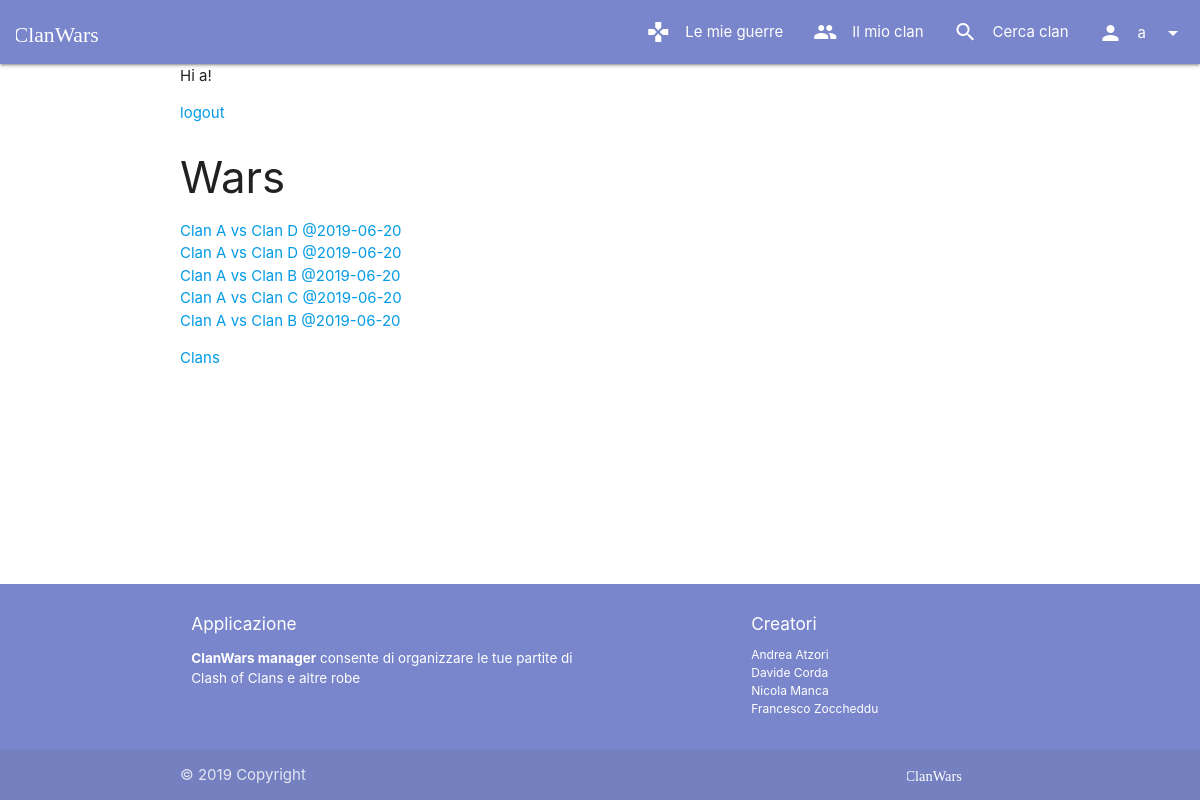
Page / (signed in) on the earlier database version.
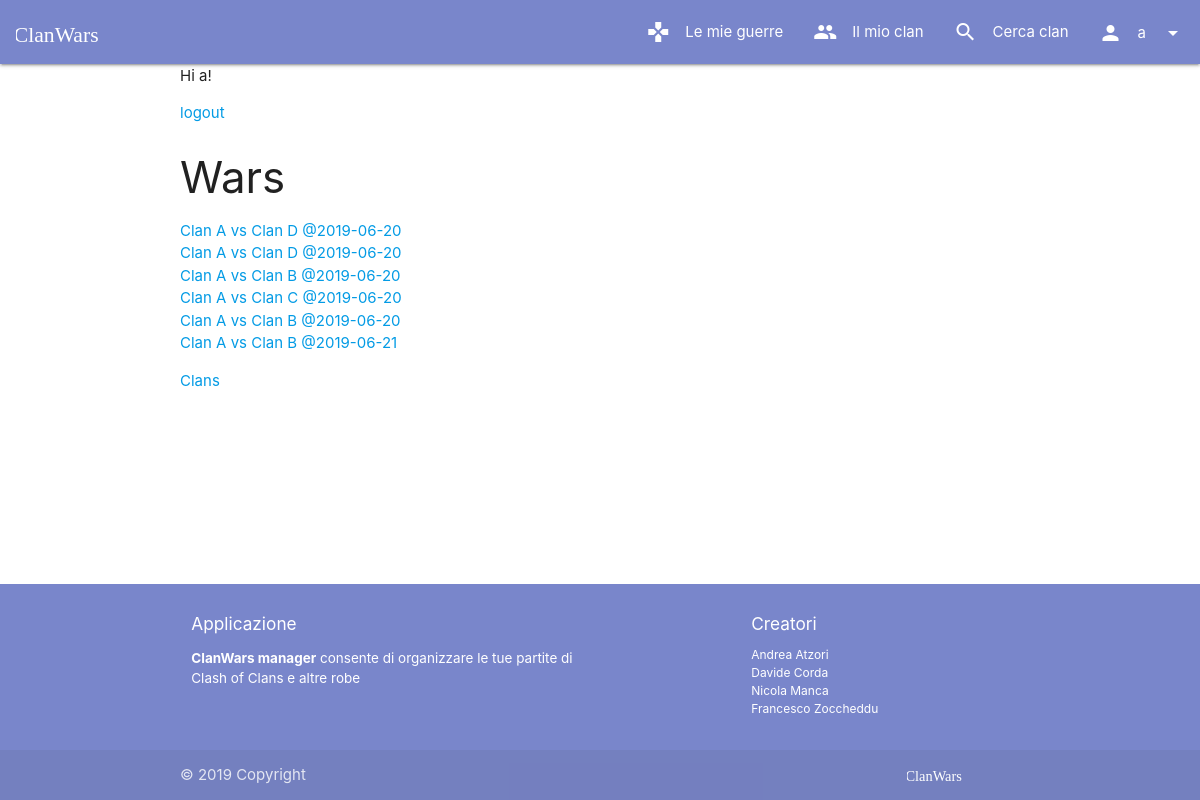
Same page on the later database version.
### manager/models.py (models this page shows, shortened)
class War(models.Model):
    allyClan = models.ForeignKey(Clan, on_delete=models.CASCADE, related_name="wars")
    enemyClanName = models.TextField(max_length=30)
    date = models.DateField()
    def get_absolute_url(self):
        return reverse("wars_details", kwargs={'pk': self.pk})
    def __str__(self):
        return f"{self.allyClan.name} vs {self.enemyClanName} @{self.date}"

class Clan(models.Model):
    name = models.CharField(max_length=30)
    clanMaster = models.OneToOneField(User, on_delete=models.CASCADE, related_name="+")
    maxMembers = models.PositiveSmallIntegerField(default=20, validators=[MinValueValidator(1), MaxValueValidator(50)])
    def get_absolute_url(self):
        return reverse("clans_details", kwargs={'pk': self.pk})

### manager/views/home.py (the view)
# urls.py: path(r'', HomeDispatcherView.as_view(), name='home'),
class HomeDispatcherView(View):
    def dispatch(self, request, **kwargs):
        if request.user.is_authenticated and request.user.clan is not None:
            return WarListView.as_view()(request, **kwargs)
        else:
            return render(request, 'home/homepage.html')

### manager/views/wars.py (called while the page is built)
    def get_queryset(self):
        return self.request.user.clan.wars.all()

### manager/templates/wars/list.html (shortened to what this page needs)
{% extends 'base.html' %}
{% block content %}
{% if user.is_authenticated %}
    Hi {{ user.username }}!
    <p><a href="{% url 'user_logout' %}">logout</a></p>
    <h3>Wars</h3>
    <ul>
          {% for war in wars %}
              <li>
                <a href={{war.get_absolute_url}}>
                    {{war}}
                </a>
              </li>
          {% endfor %}
    </ul>
{% else %}
    <p>You are not logged in</p>
    <a href="{% url 'user_login' %}">login</a> |
    <a href="{% url 'user_signup' %}">signup</a> |
{% endif %}
<a href="{% url 'clans_list' %}">Clans</a>
{% endblock %}

Differences in the rows shown:
added War: allyClan+enemyClanName+date "Clan A vs Clan B @2019-06-21"
